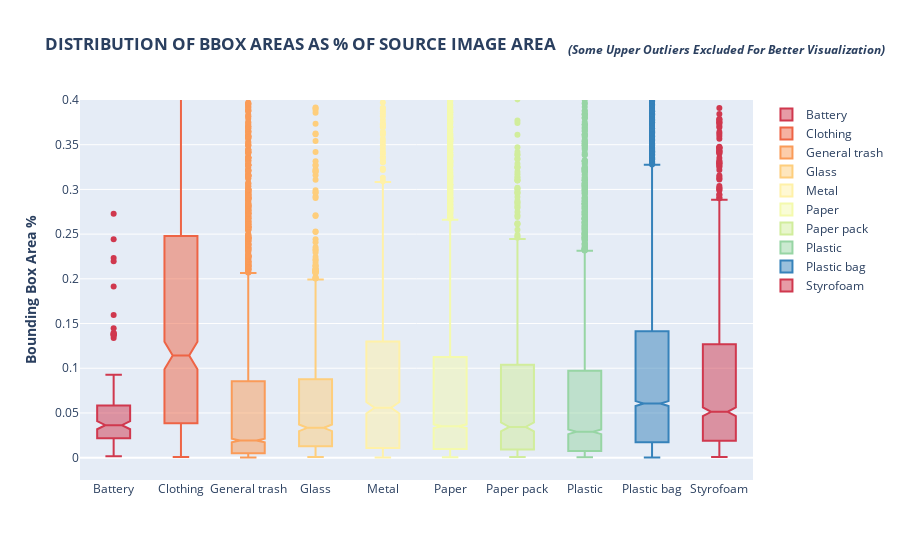

Notebook code cell kept with this figure:
### Markdown cell above
tDistribution of bbox area

: 각 Class 별 bounding box의 크기 분포입니다.

### Code cell
# Update bbox dataframe to make this easier
bbox_df["frac_bbox_area"] = (bbox_df["frac_x_max"]-bbox_df["frac_x_min"])*(bbox_df["frac_y_max"]-bbox_df["frac_y_min"])
# bbox_df["class_id_as_str"] = bbox_df["class_id"].map(classes)
display(bbox_df.head())

fig = px.box(bbox_df.sort_values(by="class_name"), x="class_name", y="frac_bbox_area", color="class_name", 
             color_discrete_sequence=LABEL_COLORS_WOUT_NO_FINDING, notched=True,
             labels={"class_name":"Class Name", "frac_bbox_area":"BBox Area (%)"},
             title="<b>DISTRIBUTION OF BBOX AREAS AS % OF SOURCE IMAGE AREA   "
                   "<i><sub>(Some Upper Outliers Excluded For Better Visualization)</sub></i></b>")

fig.update_layout(showlegend=True,
                  yaxis_range=[-0.025,0.4],
                  legend_title_text=None,
                  xaxis_title="",
                  yaxis_title="<b>Bounding Box Area %</b>",)
fig.show()

### Figure 1 — Plotly figure (JSON) as saved in the notebook; plotly's stock layout.template omitted (floating-point values rounded to 4 significant figures; data arrays with more than 128 entries replaced by an {"elided": "..."} marker saying what was removed)
{"data": [{"alignmentgroup": "True", "hovertemplate": "Class Name=%{x}<br>BBox Area (%)=%{y}<extra></extra>", "legendgroup": "Battery", "marker": {"color": "rgb(208, 56, 78)"}, "name": "Battery", "notched": true, "offsetgroup": "Battery", "orientation": "v", "showlegend": true, "type": "box", "x": {"elided": "159 str values"}, "x0": " ", "xaxis": "x", "y": {"elided": "159 float values"}, "y0": " ", "yaxis": "y"}, {"alignmentgroup": "True", "hovertemplate": "Class Name=%{x}<br>BBox Area (%)=%{y}<extra></extra>", "legendgroup": "Clothing", "marker": {"color": "rgb(238, 100, 69)"}, "name": "Clothing", "notched": true, "offsetgroup": "Clothing", "orientation": "v", "showlegend": true, "type": "box", "x": {"elided": "462 str values"}, "x0": " ", "xaxis": "x", "y": {"elided": "462 float values"}, "y0": " ", "yaxis": "y"}, {"alignmentgroup": "True", "hovertemplate": "Class Name=%{x}<br>BBox Area (%)=%{y}<extra></extra>", "legendgroup": "General trash", "marker": {"color": "rgb(250, 155, 88)"}, "name": "General trash", "notched": true, "offsetgroup": "General trash", "orientation": "v", "showlegend": true, "type": "box", "x": {"elided": "3892 str values"}, "x0": " ", "xaxis": "x", "y": {"elided": "3892 float values"}, "y0": " ", "yaxis": "y"}, {"alignmentgroup": "True", "hovertemplate": "Class Name=%{x}<br>BBox Area (%)=%{y}<extra></extra>", "legendgroup": "Glass", "marker": {"color": "rgb(254, 206, 124)"}, "name": "Glass", "notched": true, "offsetgroup": "Glass", "orientation": "v", "showlegend": true, "type": "box", "x": {"elided": "977 str values"}, "x0": " ", "xaxis": "x", "y": {"elided": "977 float values"}, "y0": " ", "yaxis": "y"}, {"alignmentgroup": "True", "hovertemplate": "Class Name=%{x}<br>BBox Area (%)=%{y}<extra></extra>", "legendgroup": "Metal", "marker": {"color": "rgb(255, 241, 168)"}, "name": "Metal", "notched": true, "offsetgroup": "Metal", "orientation": "v", "showlegend": true, "type": "box", "x": {"elided": "844 str values"}, "x0": " ", "xaxis": "x", "y": {"elided": "844 float values"}, "y0": " ", "yaxis": "y"}, {"alignmentgroup": "True", "hovertemplate": "Class Name=%{x}<br>BBox Area (%)=%{y}<extra></extra>", "legendgroup": "Paper", "marker": {"color": "rgb(244, 250, 173)"}, "name": "Paper", "notched": true, "offsetgroup": "Paper", "orientation": "v", "showlegend": true, "type": "box", "x": {"elided": "6207 str values"}, "x0": " ", "xaxis": "x", "y": {"elided": "6207 float values"}, "y0": " ", "yaxis": "y"}, {"alignmentgroup": "True", "hovertemplate": "Class Name=%{x}<br>BBox Area (%)=%{y}<extra></extra>", "legendgroup": "Paper pack", "marker": {"color": "rgb(209, 237, 156)"}, "name": "Paper pack", "notched": true, "offsetgroup": "Paper pack", "orientation": "v", "showlegend": true, "type": "box", "x": {"elided": "889 str values"}, "x0": " ", "xaxis": "x", "y": {"elided": "889 float values"}, "y0": " ", "yaxis": "y"}, {"alignmentgroup": "True", "hovertemplate": "Class Name=%{x}<br>BBox Area (%)=%{y}<extra></extra>", "legendgroup": "Plastic", "marker": {"color": "rgb(151, 213, 164)"}, "name": "Plastic", "notched": true, "offsetgroup": "Plastic", "orientation": "v", "showlegend": true, "type": "box", "x": {"elided": "2869 str values"}, "x0": " ", "xaxis": "x", "y": {"elided": "2869 float values"}, "y0": " ", "yaxis": "y"}, {"alignmentgroup": "True", "hovertemplate": "Class Name=%{x}<br>BBox Area (%)=%{y}<extra></extra>", "legendgroup": "Plastic bag", "marker": {"color": "rgb(54, 130, 186)"}, "name": "Plastic bag", "notched": true, "offsetgroup": "Plastic bag", "orientation": "v", "showlegend": true, "type": "box", "x": {"elided": "5134 str values"}, "x0": " ", "xaxis": "x", "y": {"elided": "5134 float values"}, "y0": " ", "yaxis": "y"}, {"alignmentgroup": "True", "hovertemplate": "Class Name=%{x}<br>BBox Area (%)=%{y}<extra></extra>", "legendgroup": "Styrofoam", "marker": {"color": "rgb(208, 56, 78)"}, "name": "Styrofoam", "notched": true, "offsetgroup": "Styrofoam", "orientation": "v", "showlegend": true, "type": "box", "x": {"elided": "1221 str values"}, "x0": " ", "xaxis": "x", "y": {"elided": "1221 float values"}, "y0": " ", "yaxis": "y"}], "layout": {"autosize": true, "boxmode": "overlay", "legend": {"title": {}, "tracegroupgap": 0}, "showlegend": true, "title": {"text": "<b>DISTRIBUTION OF BBOX AREAS AS % OF SOURCE IMAGE AREA   <i><sub>(Some Upper Outliers Excluded For Better Visualization)</sub></i></b>"}, "xaxis": {"anchor": "y", "autorange": true, "categoryarray": ["Battery", "Clothing", "General trash", "Glass", "Metal", "Paper", "Paper pack", "Plastic", "Plastic bag", "Styrofoam"], "categoryorder": "array", "domain": [0, 1], "range": [-0.5, 9.5], "title": {"text": ""}, "type": "category"}, "yaxis": {"anchor": "x", "domain": [0, 1], "range": [-0.025, 0.4], "title": {"text": "<b>Bounding Box Area %</b>"}, "type": "linear"}}}
